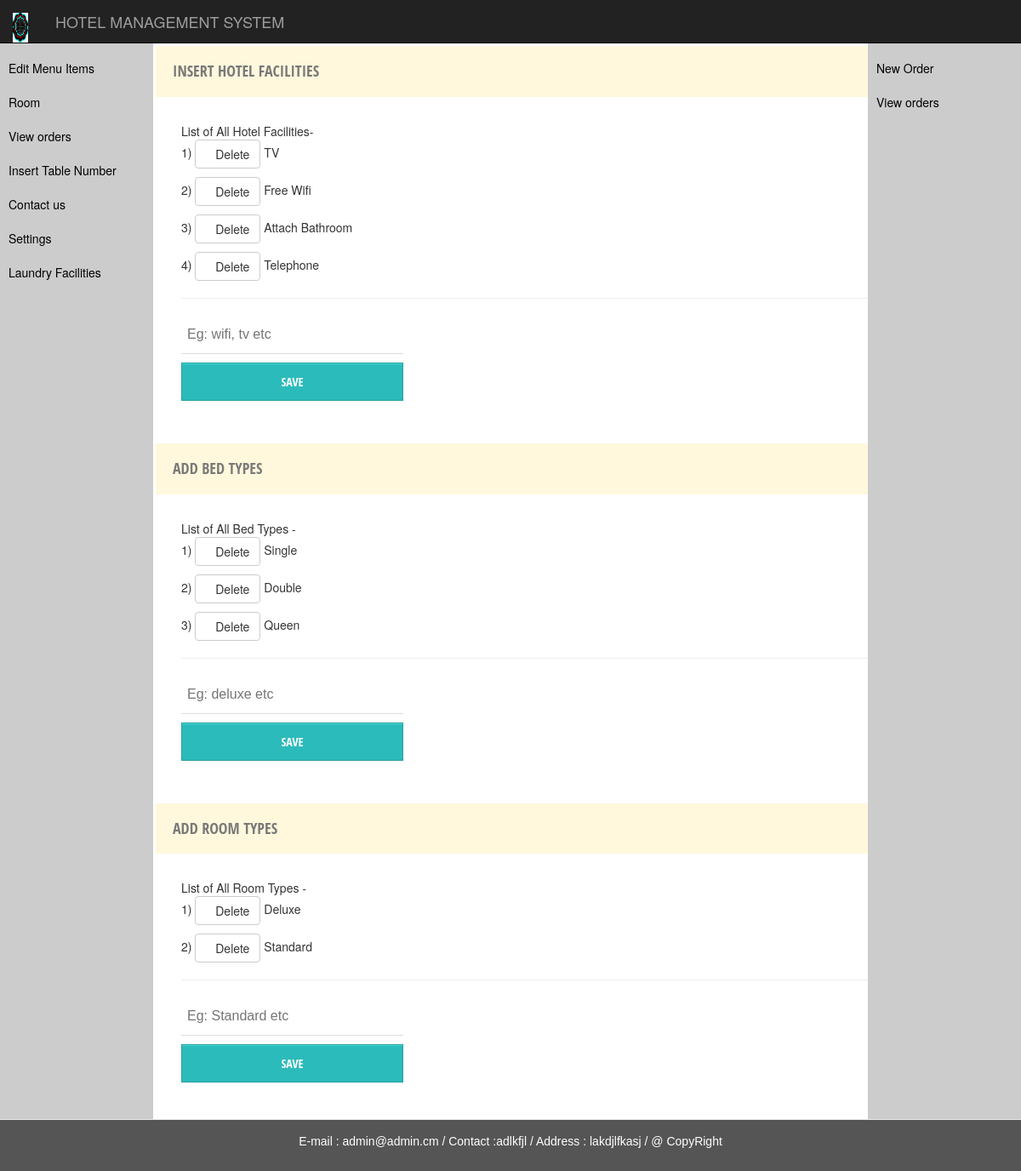
/hfacilities.php, run on the app's committed database.
### tables this page shows
CREATE TABLE `tbl_general` (
  `genid` int(11) NOT NULL,
  `namehotel` varchar(200) NOT NULL,
  `emailhotel` varchar(150) NOT NULL,
  `contact` varchar(100) NOT NULL,
  `site` varchar(155) NOT NULL,
  `address` varchar(150) NOT NULL,
  `pan` varchar(150) NOT NULL,
  `vat` int(20) NOT NULL,
  `logopic` varchar(255) NOT NULL
);

CREATE TABLE `tbl_hotel_facilities` (
  `hotelfac_id` int(11) NOT NULL,
  `facilities` varchar(150) NOT NULL
);

CREATE TABLE `tbl_add_bedtype` (
  `bedtypeid` int(11) NOT NULL,
  `bedtype` varchar(150) NOT NULL
);

CREATE TABLE `tbl_add_roomtype` (
  `roomtypeid` int(11) NOT NULL,
  `roomtype` varchar(150) NOT NULL
);

### hfacilities.php (the view, shortened to what this page needs)
<?php
                         include("connect.php");
?>
<!DOCTYPE html>
<html>
<head>
	<link rel="stylesheet" href="bootstrap/bootstrap.min.css">
	 <link href="//netdna.bootstrapcdn.com/bootstrap/3.0.0/css/bootstrap-glyphicons.css" rel="stylesheet">
            <link rel ="stylesheet" type="text/css" href = "form.css" />
	<link rel="stylesheet" href="sidebar.css">
</head>
<body>
<nav class="navbar navbar-inverse navbar-fixed-top">
            <div class="container-fluid">
                <div class="navbar-header">
                  <?php
                                $sql = "select * from tbl_general";
              $result = $con->query($sql);
              $data = $result->fetch_array();
               $usr = $_GET['nme'];?>
                    <span class="navbar-brand" href="">
                       <img src="logo/<?php echo $data['logopic']; ?>" style="margin-bottom: 20px;" class="" width="50%" height="35px"  />
                    </span>
                    <a class="navbar-brand" href="adminpanel.php?nme=<?php echo $usr;?>">
                      <?php
							echo $data['namehotel'];
                	 ?>
                </div>
                <ul class="nav navbar-nav navbar-right">
                <li class="dropdown">
       	        <a href="#" class="glyphicon glyphicon-user">  <?php echo $usr ?></a>
				  </li>
				  </ul>
				  </div>
				  </nav>
               <nav class="navigation">
  			  <ul class="mainmenu">
 			  <li><a href="cuisinemenu.php?nme=<?php echo $usr;?>">Edit Menu Items</a>
      </li>
              <li><a href="">Room</a>
             </li>
             <li><a href="">View orders</a></li>
             <li><a href="table.php?nme=<?php echo $usr;?>">Insert Table Number</a></li>
             <li><a href="">Contact us </a></li>
             <li><a href="gensetting.php?nme=<?php echo $usr;?>" >Settings </a></li>
              <li><a href="laundry.php?nme=<?php echo $usr;?>" >Laundry Facilities </a></li>
             </ul>
            </nav>
<div class="main col-xs-9 form-style-8" style=" margin-top: 7%; margin-left: 16.5%;  max-width: 900px; ">
<form action="dbhfacilities.php?nme=<?php echo $usr;?>" method="post" >
<h2 style="background-color: #FFF8DC;">  Insert Hotel Facilities</h2>
<div>
<?php
$s="select * from tbl_hotel_facilities";
$result=$con->query($s);
$num=$result->num_rows;
if($num>0)
{
  echo "List of All Hotel Facilities-<br>";
  $n=1;
while($data3 = $result->fetch_array()){
  ?>
  <p><?php
echo $n.")  "?> <a class="btn btn-default" style="" href="?deleteid=<?php echo $data3['hotelfac_id'];?>&nme=<?php echo $usr?>" onclick="return confirm('sure to delete ?')"><span class="glyphicon glyphicon-remove-circle"></span>Delete</a> <?php echo $data3['facilities']."<br>";
$n++;
?>
</p>
<?php
}
}
?>
</div>
	<hr>
			<p>
			<input type="text"  name="facility" placeholder="Eg: wifi, tv etc"   autocomplete="on" required  />
		</p>
						<p>
			<input type="submit" value="Save"  class="" name="btn_facili">
			</p>
</form>
</div>
<div class="main col-xs-9 form-style-8" style=" margin-top: 5%; margin-left: 16.5%;  max-width: 900px; ">
<form action="dbhfacilities.php?nme=<?php echo $usr;?>" method="post" >
<h2 style="background-color: #FFF8DC;">  Add Bed Types</h2>
<div>
<?php
$s="select * from tbl_add_bedtype";
$result=$con->query($s);
$num=$result->num_rows;
if($num>0)
{
  echo "List of All Bed Types -<br>";
  $n=1;
while($data2 = $result->fetch_array()){
  ?> <p><?php
echo $n.")  " ?> <a class="btn btn-default" href="?deletebedid=<?php echo $data2['bedtypeid'];?>&nme=<?php echo $usr?>" onclick="return confirm('sure to delete ?')"><span class="glyphicon glyphicon-remove-circle"></span>Delete</a>
<?php echo $data2['bedtype'];?><?php
$n++;
?></p><?php
}
}
?>
</div>
	<hr>
			<p>
			<input type="text" name="btype" placeholder="Eg: deluxe etc"   autocomplete="on" required  />
		    </p>
			<p>
			<input type="submit" value="Save"  class="" name="btn_btype">
			</p>
</form>
</div>
<div class="main col-xs-9 form-style-8" style=" margin-top: 5%; margin-bottom: 7%; margin-left: 16.5%;  max-width: 900px; ">
<form action="dbhfacilities.php?nme=<?php echo $usr;?>" method="post" >
<h2 style="background-color: #FFF8DC;">  Add Room Types</h2>
<div>
<?php
$s="select * from tbl_add_roomtype";
$result=$con->query($s);
$num=$result->num_rows;
if($num>0)
{
  echo "List of All Room Types -<br>";
  $n=1;
while($data1 = $result->fetch_array()){
  ?> <p><?php
echo $n.")  " ?> <a class="btn btn-default" href="?deleteroomid=<?php echo $data1['roomtypeid'];?>&nme=<?php echo $usr?>" onclick="return confirm('sure to delete ?')"><span class="glyphicon glyphicon-remove-circle"></span>Delete</a>
<?php echo $data1['roomtype'];?><?php
$n++;
?></p><?php
}
}
?>
</div>
	<hr>
			<p>
			<input type="text" name="rtype" placeholder="Eg: Standard etc"   autocomplete="on" required  />
		</p>
						<p>
			<input type="submit" value="Save"  class="" name="btn_rtype">
			</p>
</form>
</div>
<nav class="n">
           <ul class="mainmenu">
           <li><a href="">New Order</a></li>
           <li><a href="">View orders</a>
           </li>
           </ul>
           </nav>
</body>
<?php include "footer.php"; ?>
</html>

### footer.php (shortened to what this page needs)
<!DOCTYPE html>
<html>
<head>
	  <link rel="stylesheet" href="bootstrap/bootstrap.min.css">
</head>
<body>
</body>
 <footer class="navbar navbar-default navbar-fixed-bottom" >
  <p > <?php echo "E-mail : ".$data['emailhotel']."  /  ";
    echo "Contact :".$data['contact']."   /  "; echo "Address : ".$data['address']."    /   ";?>  @ CopyRight</p>
</footer>
</html>

### form.css (style rules this page uses)
.form-style-8 h2 { background: #4D4D4D; text-transform: uppercase; font-family: 'Open Sans Condensed', sans-serif; color: #797979; font-size: 18px; font-weight: 100; padding: 20px; margin: -30px -30px 30px -30px; }
.form-style-8 input[type="text"], .form-style-8 input[type="date"], .form-style-8 input[type="datetime"], .form-style-8 input[type="email"], .form-style-8 input[type="number"], .form-style-8 input[type="search"], .form-style-8 input[type="time"], .form-style-8 input[type="url"], .form-style-8 input[type="submit"], .form-style-8 input[type="password"], .form-style-8 textarea, .form-style-8 select { box-sizing: border-box; -webkit-box-sizing: border-box; -moz-box-sizing: border-box; outline: none; display: block; width: 30%; padding: 7px; border: none; border-bottom: 1px solid #ddd; background: transparent; margin-bottom: 10px; font: 16px Arial, Helvetica, sans-serif; height: 45px; }
.form-style-8 input[type="button"], .form-style-8 input[type="submit"] { -moz-box-shadow: inset 0px 1px 0px 0px #45D6D6; -webkit-box-shadow: inset 0px 1px 0px 0px #45D6D6; box-shadow: inset 0px 1px 0px 0px #45D6D6; background-color: #2CBBBB; border: 1px solid #27A0A0; display: inline-block; cursor: pointer; color: #FFFFFF; font-family: 'Open Sans Condensed', sans-serif; font-size: 14px; padding: 8px 18px; text-decoration: none; text-transform: uppercase; }

### sidebar.css (style rules this page uses)
html, body { font-family: Arial, Helvetica, sans-serif; }
.navigation { padding-top: 5%; width: 15%; position: fixed; height: 100%; overflow: auto; background-color: #CCC; float:left; }
.n { padding-top: 5%; width: 15%; margin-left: 85%; float:right; position: fixed; height: 100%; overflow: auto; background-color: #CCC; }
.mainmenu { list-style: none; padding: 0; margin:0; }
.mainmenu a { display: block; background-color: #CCC; text-decoration: none; padding: 10px; color: #000; }

### hfacilities.php (style rules this page uses)
.dropdown { position: relative; display: inline-block; }

### footer.php (style rules this page uses)
.navbar-fixed-bottom { background-color: #555; color: white; padding: 15px; text-align:center; font-family: 'Raleway', sans-serif; }

### data on the page
tbl_general: logopic (picture), namehotel "HOTEL MANAGEMENT SYSTEM", emailhotel "admin@admin.cm", contact "adlkfjl", address "lakdjlfkasj"
tbl_hotel_facilities: facilities "TV"
tbl_hotel_facilities: facilities "Free Wifi"
tbl_hotel_facilities: facilities "Attach Bathroom"
tbl_hotel_facilities: facilities "Telephone"
tbl_add_bedtype: bedtype "Single"
tbl_add_bedtype: bedtype "Double"
tbl_add_bedtype: bedtype "Queen"
tbl_add_roomtype: roomtype "Deluxe"
tbl_add_roomtype: roomtype "Standard"
